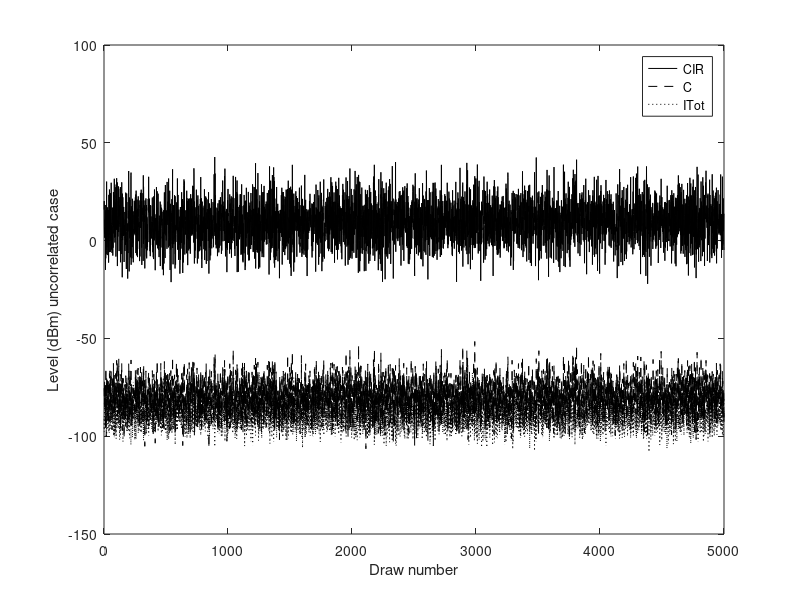
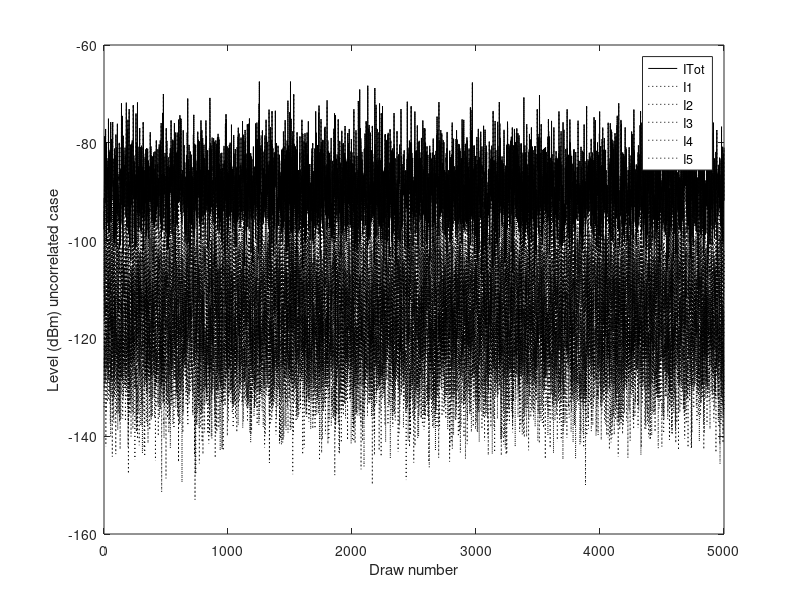

MATLAB code to generate these figures, in order: (Note: this script raises an error after producing the figures.)
%
% project34    (multiple interfererers)
%
%========================================================================
close all
clear
clc
%========================================================================
Ncases=5000;    % Montercarlo. Number of draws 
%========================================================================

MC=-80;
MI1=-110;
MI2=-120;
MI3=-125;
MI4=-108;
MI5=-90;

SC=8;
SI1=7;
SI2=6;
SI3=8;
SI4=10;
SI5=7;
%======================================================================

rho=[1.0 0.5 0.7 0.0 0.0 0.4
     0.5 1.0 0.0 0.0 0.0 0.3
     0.7 0.0 1.0 0.0 0.0 0.0
     0.0 0.0 0.0 1.0 0.5 0.0
     0.0 0.0 0.0 0.5 1.0 0.3
     0.4 0.3 0.0 0.0 0.3 1.0];

%=======================================================================
C=randn(1,Ncases)*SC+MC;
I1=randn(1,Ncases)*SI1+MI1;
I2=randn(1,Ncases)*SI2+MI2;
I3=randn(1,Ncases)*SI3+MI3;
I4=randn(1,Ncases)*SI4+MI4;
I5=randn(1,Ncases)*SI5+MI5;
%=======================================================================
i1=10.^(I1/10);
i2=10.^(I2/10);
i3=10.^(I3/10);
i4=10.^(I4/10);
i5=10.^(I5/10);
iTot=i1+i2+i3+i4+i5;
ITot=10*log10(iTot);
%========================================================================
CIR=C-ITot;
figure,plot([1:Ncases],CIR,'k',[1:Ncases], C, 'k--',[1:Ncases], ITot,'k:')
xlabel('Draw number')
ylabel('Level (dBm) uncorrelated case')
legend('CIR','C','ITot');

figure,plot([1:Ncases],ITot,'k',[1:Ncases], I1, 'k:',[1:Ncases], I2,'k:',...
    [1:Ncases], I3, 'k:',[1:Ncases], I4,'k:',[1:Ncases], I5, 'k:')
xlabel('Draw number')
ylabel('Level (dBm) uncorrelated case')
legend('ITot', 'I1','I2','I3','I4','I5');

message='CIR mean: ';
disp([message num2str(mean(CIR)) ' dB. Uncorrelated case'])
message='CIR std: ';
disp([message num2str(std(CIR)) ' dB. Uncorrelated case'])

[CDFxu,CDFyu]=fCDF(CIR);
[CDFyuTH]=GaussianCDF(mean(CIR),std(CIR),CDFxu);

figure,plot(CDFxu,CDFyu,'k:',CDFxu,CDFyuTH,'k')
xlabel('CIR (dB)')
ylabel('Probabilty of not exceeding the abscissa')
title('Simulated and theoretical CDF of CIR. Uncorrelated case')
legend('Simulated CIR','Theoretical CIR')
%=========================================================================

C=(C-MC)/SC;
I1=(I1-MI1)/SI1;
I2=(I2-MI2)/SI2;
I3=(I3-MI3)/SI3;
I4=(I4-MI4)/SI4;
I5=(I5-MI5)/SI5;


cholcorr=chol(rho)';
CIcorr=cholcorr*[C;I1;I2;I3;I4;I5];

C=CIcorr(1,:)*SC+MC;
I1=CIcorr(2,:)*SI1+MI1;
I2=CIcorr(3,:)*SI2+MI2;
I3=CIcorr(4,:)*SI2+MI3;
I4=CIcorr(5,:)*SI4+MI4;
I5=CIcorr(6,:)*SI5+MI5;

%=========================================================================
i1=10.^(I1/10);
i2=10.^(I2/10);
i3=10.^(I3/10);
i4=10.^(I4/10);
i5=10.^(I5/10);
iTot=i1+i2+i3+i4+i5;
ITot=10*log10(iTot);

mean(ITot)
std(ITot)

%========================================================================
CIR=C-ITot;
figure,plot([1:Ncases],CIR,'k',[1:Ncases], C, 'k--',[1:Ncases], ITot,'k:')
xlabel('Draw number')
ylabel('Level (dBm) correlated case')
legend('CIR','C','ITot');

figure,plot([1:Ncases],ITot,'k',[1:Ncases], I1, 'k:',[1:Ncases], I2,'k:',...
    [1:Ncases], I3, 'k:',[1:Ncases], I4,'k:',[1:Ncases], I5, 'k:')
xlabel('Draw number')
ylabel('Level (dBm) correlated case')
legend('ITot', 'I1','I2','I3','I4','I5');

message='CIR mean: ';
disp([message num2str(mean(CIR)) ' dB. Correlated case'])
message='CIR std: ';
disp([message num2str(std(CIR)) ' dB. Correlated case'])

[CDFxc,CDFyc]=fCDF(CIR);
[CDFycTH]=GaussianCDF(mean(CIR),std(CIR),CDFxc);

figure,plot(CDFxc,CDFyc,'k',CDFxc,CDFycTH,'k:')
xlabel('CIR (dB)')
ylabel('Probabilty of not exceeding the abscissa')
title('Simulated and theoretical CDF of CIR. Correlated case')
legend('Simulated CIR','Theoretical CIR')

figure,plot(CDFxc,CDFyc,'k',CDFxu,CDFyu,'k:')
xlabel('CIR (dB)')
ylabel('Probabilty of not exceeding the abscissa')

legend('CIR correlated case','CIR uncorrelated case')